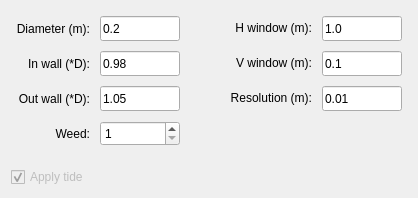
      <widget class="QWidget" name="tabPipe">
       <property name="locale">
        <locale language="English" country="UnitedStates"/>
       </property>
       <attribute name="title">
        <string>Pipe</string>
       </attribute>
       <layout class="QVBoxLayout" name="verticalLayout_4">
        <item>
         <layout class="QGridLayout" name="gridLayout0">
          <property name="sizeConstraint">
           <enum>QLayout::SizeConstraint::SetMaximumSize</enum>
          </property>
          <property name="leftMargin">
           <number>5</number>
          </property>
          <property name="topMargin">
           <number>5</number>
          </property>
          <property name="rightMargin">
           <number>5</number>
          </property>
          <property name="bottomMargin">
           <number>5</number>
          </property>
          <property name="spacing">
           <number>10</number>
          </property>
          <item row="3" column="3">
           <widget class="QLabel" name="l7">
            <property name="sizePolicy">
             <sizepolicy hsizetype="Preferred" vsizetype="Preferred">
              <horstretch>0</horstretch>
              <verstretch>0</verstretch>
             </sizepolicy>
            </property>
            <property name="minimumSize">
             <size>
              <width>0</width>
              <height>0</height>
             </size>
            </property>
            <property name="maximumSize">
             <size>
              <width>140</width>
              <height>20</height>
             </size>
            </property>
            <property name="baseSize">
             <size>
              <width>0</width>
              <height>0</height>
             </size>
            </property>
            <property name="text">
             <string>Resolution (m):</string>
            </property>
            <property name="alignment">
             <set>Qt::AlignmentFlag::AlignRight|Qt::AlignmentFlag::AlignTrailing|Qt::AlignmentFlag::AlignVCenter</set>
            </property>
           </widget>
          </item>
          <item row="1" column="0">
           <widget class="QLabel" name="l2">
            <property name="sizePolicy">
             <sizepolicy hsizetype="Preferred" vsizetype="Preferred">
              <horstretch>0</horstretch>
              <verstretch>0</verstretch>
             </sizepolicy>
            </property>
            <property name="minimumSize">
             <size>
              <width>0</width>
              <height>0</height>
             </size>
            </property>
            <property name="maximumSize">
             <size>
              <width>140</width>
              <height>35</height>
             </size>
            </property>
            <property name="baseSize">
             <size>
              <width>0</width>
              <height>0</height>
             </size>
            </property>
            <property name="text">
             <string>In wall (*D):</string>
            </property>
            <property name="alignment">
             <set>Qt::AlignmentFlag::AlignRight|Qt::AlignmentFlag::AlignTrailing|Qt::AlignmentFlag::AlignVCenter</set>
            </property>
           </widget>
          </item>
          <item row="3" column="4">
           <widget class="QLineEdit" name="t_RES">
            <property name="sizePolicy">
             <sizepolicy hsizetype="Preferred" vsizetype="Preferred">
              <horstretch>0</horstretch>
              <verstretch>0</verstretch>
             </sizepolicy>
            </property>
            <property name="minimumSize">
             <size>
              <width>80</width>
              <height>25</height>
             </size>
            </property>
            <property name="maximumSize">
             <size>
              <width>80</width>
              <height>25</height>
             </size>
            </property>
            <property name="text">
             <string>0.01</string>
            </property>
           </widget>
          </item>
          <item row="0" column="3">
           <widget class="QLabel" name="l5">
            <property name="sizePolicy">
             <sizepolicy hsizetype="Preferred" vsizetype="Preferred">
              <horstretch>0</horstretch>
              <verstretch>0</verstretch>
             </sizepolicy>
            </property>
            <property name="minimumSize">
             <size>
              <width>0</width>
              <height>0</height>
             </size>
            </property>
            <property name="maximumSize">
             <size>
              <width>140</width>
              <height>20</height>
             </size>
            </property>
            <property name="baseSize">
             <size>
              <width>0</width>
              <height>0</height>
             </size>
            </property>
            <property name="text">
             <string>H window (m):</string>
            </property>
            <property name="alignment">
             <set>Qt::AlignmentFlag::AlignRight|Qt::AlignmentFlag::AlignTrailing|Qt::AlignmentFlag::AlignVCenter</set>
            </property>
           </widget>
          </item>
          <item row="5" column="1">
           <spacer name="verticalSpacer">
            <property name="orientation">
             <enum>Qt::Orientation::Vertical</enum>
            </property>
            <property name="sizeHint" stdset="0">
             <size>
              <width>20</width>
              <height>10</height>
             </size>
            </property>
           </spacer>
          </item>
          <item row="3" column="0">
           <widget class="QLabel" name="l3">
            <property name="sizePolicy">
             <sizepolicy hsizetype="Preferred" vsizetype="Preferred">
              <horstretch>0</horstretch>
              <verstretch>0</verstretch>
             </sizepolicy>
            </property>
            <property name="minimumSize">
             <size>
              <width>0</width>
              <height>0</height>
             </size>
            </property>
            <property name="maximumSize">
             <size>
              <width>140</width>
              <height>35</height>
             </size>
            </property>
            <property name="baseSize">
             <size>
              <width>0</width>
              <height>0</height>
             </size>
            </property>
            <property name="text">
             <string>Out wall (*D):</string>
            </property>
            <property name="alignment">
             <set>Qt::AlignmentFlag::AlignRight|Qt::AlignmentFlag::AlignTrailing|Qt::AlignmentFlag::AlignVCenter</set>
            </property>
           </widget>
          </item>
          <item row="0" column="1">
           <widget class="QLineEdit" name="t_D">
            <property name="sizePolicy">
             <sizepolicy hsizetype="Preferred" vsizetype="Preferred">
              <horstretch>0</horstretch>
              <verstretch>0</verstretch>
             </sizepolicy>
            </property>
            <property name="minimumSize">
             <size>
              <width>80</width>
              <height>25</height>
             </size>
            </property>
            <property name="maximumSize">
             <size>
              <width>80</width>
              <height>25</height>
             </size>
            </property>
            <property name="text">
             <string>0.2</string>
            </property>
           </widget>
          </item>
          <item row="0" column="0">
           <widget class="QLabel" name="l1">
            <property name="sizePolicy">
             <sizepolicy hsizetype="Preferred" vsizetype="Preferred">
              <horstretch>0</horstretch>
              <verstretch>0</verstretch>
             </sizepolicy>
            </property>
            <property name="minimumSize">
             <size>
              <width>0</width>
              <height>0</height>
             </size>
            </property>
            <property name="maximumSize">
             <size>
              <width>140</width>
              <height>35</height>
             </size>
            </property>
            <property name="baseSize">
             <size>
              <width>0</width>
              <height>0</height>
             </size>
            </property>
            <property name="text">
             <string>Diameter (m):</string>
            </property>
            <property name="alignment">
             <set>Qt::AlignmentFlag::AlignRight|Qt::AlignmentFlag::AlignTrailing|Qt::AlignmentFlag::AlignVCenter</set>
            </property>
           </widget>
          </item>
          <item row="3" column="2">
           <spacer name="horizontalSpacer">
            <property name="orientation">
             <enum>Qt::Orientation::Horizontal</enum>
            </property>
            <property name="sizeHint" stdset="0">
             <size>
              <width>40</width>
              <height>20</height>
             </size>
            </property>
           </spacer>
          </item>
          <item row="1" column="3">
           <widget class="QLabel" name="l6">
            <property name="sizePolicy">
             <sizepolicy hsizetype="Preferred" vsizetype="Preferred">
              <horstretch>0</horstretch>
              <verstretch>0</verstretch>
             </sizepolicy>
            </property>
            <property name="minimumSize">
             <size>
              <width>0</width>
              <height>0</height>
             </size>
            </property>
            <property name="maximumSize">
             <size>
              <width>140</width>
              <height>20</height>
             </size>
            </property>
            <property name="baseSize">
             <size>
              <width>0</width>
              <height>0</height>
             </size>
            </property>
            <property name="text">
             <string>V window (m):</string>
            </property>
            <property name="alignment">
             <set>Qt::AlignmentFlag::AlignRight|Qt::AlignmentFlag::AlignTrailing|Qt::AlignmentFlag::AlignVCenter</set>
            </property>
           </widget>
          </item>
          <item row="1" column="4">
           <widget class="QLineEdit" name="t_VW">
            <property name="sizePolicy">
             <sizepolicy hsizetype="Preferred" vsizetype="Preferred">
              <horstretch>0</horstretch>
              <verstretch>0</verstretch>
             </sizepolicy>
            </property>
            <property name="minimumSize">
             <size>
              <width>80</width>
              <height>25</height>
             </size>
            </property>
            <property name="maximumSize">
             <size>
              <width>80</width>
              <height>25</height>
             </size>
            </property>
            <property name="text">
             <string>0.1</string>
            </property>
           </widget>
          </item>
          <item row="0" column="4">
           <widget class="QLineEdit" name="t_HW">
            <property name="sizePolicy">
             <sizepolicy hsizetype="Preferred" vsizetype="Preferred">
              <horstretch>0</horstretch>
              <verstretch>0</verstretch>
             </sizepolicy>
            </property>
            <property name="minimumSize">
             <size>
              <width>80</width>
              <height>25</height>
             </size>
            </property>
            <property name="maximumSize">
             <size>
              <width>80</width>
              <height>25</height>
             </size>
            </property>
            <property name="text">
             <string>1.0</string>
            </property>
           </widget>
          </item>
          <item row="1" column="1">
           <widget class="QLineEdit" name="t_IW">
            <property name="sizePolicy">
             <sizepolicy hsizetype="Preferred" vsizetype="Preferred">
              <horstretch>0</horstretch>
              <verstretch>0</verstretch>
             </sizepolicy>
            </property>
            <property name="minimumSize">
             <size>
              <width>80</width>
              <height>25</height>
             </size>
            </property>
            <property name="maximumSize">
             <size>
              <width>80</width>
              <height>25</height>
             </size>
            </property>
            <property name="text">
             <string>0.98</string>
            </property>
           </widget>
          </item>
          <item row="3" column="1">
           <widget class="QLineEdit" name="t_OW">
            <property name="sizePolicy">
             <sizepolicy hsizetype="Preferred" vsizetype="Preferred">
              <horstretch>0</horstretch>
              <verstretch>0</verstretch>
             </sizepolicy>
            </property>
            <property name="minimumSize">
             <size>
              <width>80</width>
              <height>25</height>
             </size>
            </property>
            <property name="maximumSize">
             <size>
              <width>80</width>
              <height>25</height>
             </size>
            </property>
            <property name="text">
             <string>1.05</string>
            </property>
           </widget>
          </item>
          <item row="4" column="0">
           <widget class="QLabel" name="l12">
            <property name="maximumSize">
             <size>
              <width>140</width>
              <height>35</height>
             </size>
            </property>
            <property name="text">
             <string>Weed:</string>
            </property>
            <property name="alignment">
             <set>Qt::AlignmentFlag::AlignRight|Qt::AlignmentFlag::AlignTrailing|Qt::AlignmentFlag::AlignVCenter</set>
            </property>
           </widget>
          </item>
          <item row="4" column="1">
           <widget class="QSpinBox" name="sp_Weed">
            <property name="sizePolicy">
             <sizepolicy hsizetype="Preferred" vsizetype="Preferred">
              <horstretch>0</horstretch>
              <verstretch>0</verstretch>
             </sizepolicy>
            </property>
            <property name="minimumSize">
             <size>
              <width>80</width>
              <height>25</height>
             </size>
            </property>
            <property name="maximumSize">
             <size>
              <width>80</width>
              <height>25</height>
             </size>
            </property>
            <property name="minimum">
             <number>1</number>
            </property>
            <property name="maximum">
             <number>10</number>
            </property>
           </widget>
          </item>
         </layout>
        </item>
        <item>
         <widget class="QCheckBox" name="ch_ApplyTide">
          <property name="enabled">
           <bool>false</bool>
          </property>
          <property name="sizePolicy">
           <sizepolicy hsizetype="Preferred" vsizetype="Preferred">
            <horstretch>0</horstretch>
            <verstretch>0</verstretch>
           </sizepolicy>
          </property>
          <property name="maximumSize">
           <size>
            <width>180</width>
            <height>35</height>
           </size>
          </property>
          <property name="text">
           <string>Apply tide</string>
          </property>
          <property name="checked">
           <bool>true</bool>
          </property>
         </widget>
        </item>
       </layout>
      </widget>
